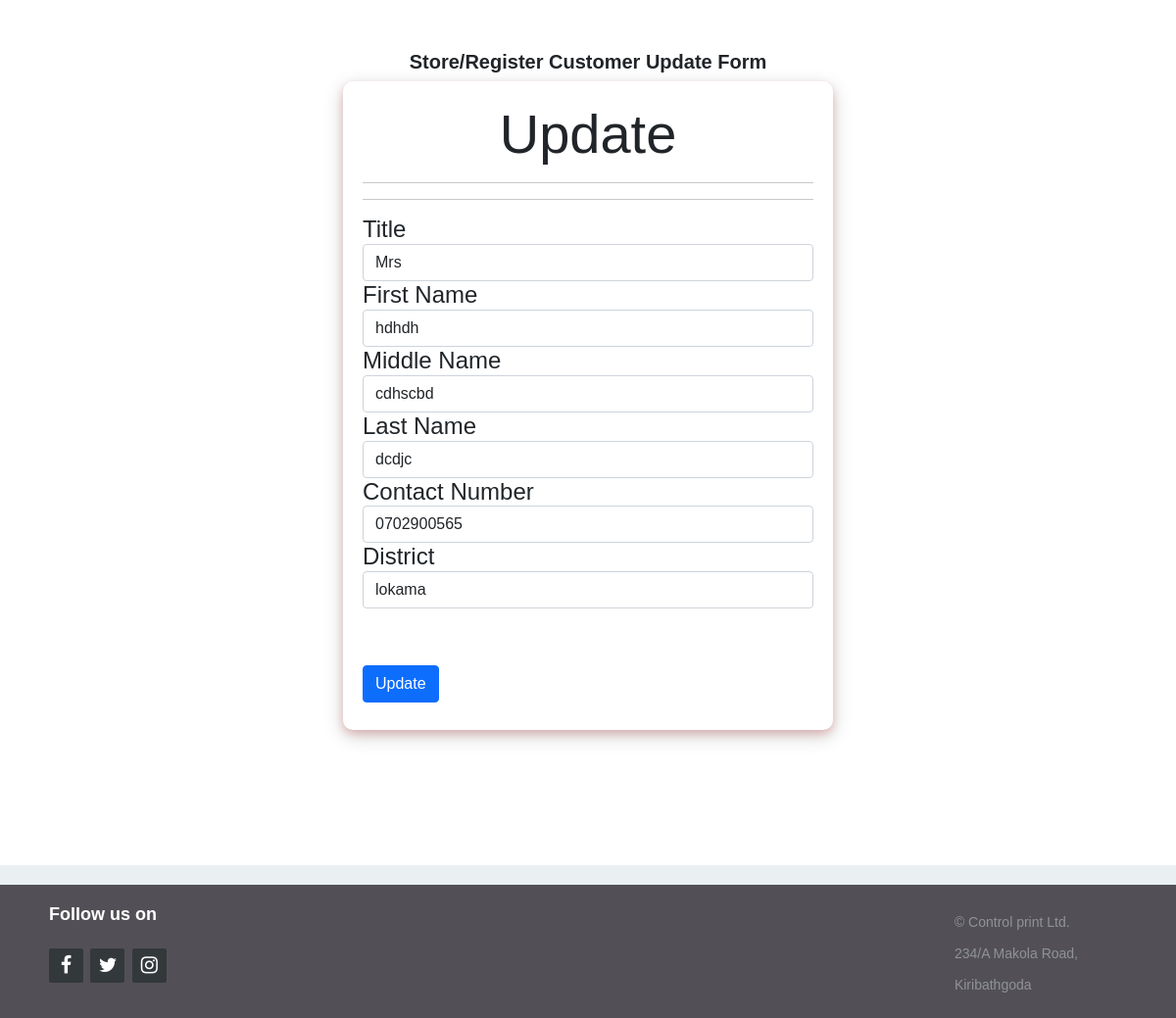
/update.php?id=12, run on the app's committed database.
### tables this page shows
CREATE TABLE `customer` (
  `id` int(11) NOT NULL,
  `title` varchar(20) DEFAULT NULL,
  `first_name` varchar(50) DEFAULT NULL,
  `middle_name` varchar(50) DEFAULT NULL,
  `last_name` varchar(50) DEFAULT NULL,
  `contact_no` varchar(10) DEFAULT NULL,
  `district` varchar(50) DEFAULT NULL
);

### php/update.php (called while the page is built, shortened)
<?php
if (isset($_GET['id'])) {
    include "db_conn.php";
    function validate($data)
    {
        $data = trim($data);
        $data = stripslashes($data);
        $data = htmlspecialchars($data);
        return $data;
    }
    $id = validate($_GET['id']);
    $sql = "SELECT * FROM customer  WHERE id=$id";
    $result = mysqli_query($conn, $sql);
    if (mysqli_num_rows($result) > 0) {
        $row = mysqli_fetch_assoc($result);
    } else {
        header("Location: read.php");
    }
} else {
    header("Location: read.php");
}

### update.php (the view, shortened to what this page needs)
<?php include 'php/update.php'; ?>
<!DOCTYPE html>
<html>
<head>
  <link href="https://cdn.jsdelivr.net/npm/bootstrap@5.0.0-beta3/dist/css/bootstrap.min.css" rel="stylesheet">
  <link rel="stylesheet" href="sstyle.css">
  <link rel="stylesheet" href="styles/footer.css">
  <link rel="stylesheet" href="http://maxcdn.bootstrapcdn.com/font-awesome/4.2.0/css/font-awesome.min.css">
</head>
<body>
  <link rel="stylesheet" type="text/css" href="styles/header.css">
  <br>
  <br>
  <h5><b>
      <center>Store/Register Customer Update Form</center>
    </b>
  </h5>
  <div class="container">
    <form action="php/update.php" method="post">
      <h4 class="display-4 text-center">Update<h4>
          <hr>
          <hr>
          <div class="form-group">
        <label for="name">Title</label>
        <select class="form-control " name ="title" data-toggle="dropdown"  id="title" required>
            <option value="Mrs" <?PHP if($row['title']=='Mrs'){ echo  "selected";}?>>Mrs</option>
        </select>
        </div>
          <div class="form-group">
            <label for="name">First Name</label>
            <input type="text" class="form-control" name="fname" value="<?= $row['first_name'] ?>" id="fname" required>
          </div>
          <div class="form-group">
            <label for="name">Middle Name</label>
            <input type="text" class="form-control" name="mname" value="<?= $row['middle_name'] ?>" id="mname" required>
          </div>
          <div class="form-group">
            <label for="name">Last Name</label>
            <input type="text" class="form-control" name="lname" value="<?= $row['last_name'] ?>" id="lname" required>
          </div>
          <div class="form-group">
            <label for="phone">Contact Number</label>
            <input type="text" class="form-control" id="phone" name="phone" value="<?= $row['contact_no']  ?>" required>
          </div>
          <div class="form-group">
            <label for="name">District</label>
            <input type="text" class="form-control" name="district" value="<?= $row['district'] ?>" id="district" required>
          </div>
          <br>
          <br>
          <button type="submit" name="update" class="btn btn-primary" onclick = "fun();">Update</button>
    </form>
  </div>
  <footer class="footer-distributed">
    <div class="footer-right">
      <p class="footer-company-about">
        <span>Follow us on</span>
      </p>
      <div class="footer-icons">
        <a href="#"><i class="fa fa-facebook"></i></a>
        <a href="#"><i class="fa fa-twitter"></i></a>
        <a href="#"><i class="fa fa-instagram"></i></a>
      </div>
    </div>
    <div class="footer-left">
      <div class="footer-company-name">
        <p>© Control print Ltd.</p>
        <p>234/A Makola Road,</p>
        <p>Kiribathgoda</p>
      </div>
    </div>
  </footer>
</body>
</html>

### sstyle.css (style rules this page uses)
body { margin: 0; padding: 0; background-size: cover; background-position: center; font-family: sans-serif; }
.container { min-height: 100vh; display: flex; justify-content: right; align-items: center; flex-direction: column; }
.container form { width: 500px; padding: 20px; border-radius: 10px; box-shadow: 0 4px 8px 0 rgba(204, 11, 11, 0.2), 0 6px 20px 0 rgba(0, 0, 0, 0.19); }

### styles/footer.css (style rules this page uses)
* { padding:0; margin:0; }
html { background-color: #eaf0f2; }
body { font:16px/1.6 Arial, sans-serif; }
footer { position: fixed; bottom: 0; }
.footer-distributed { background-color: rgba(44, 41, 47, 0.8); box-sizing: border-box; width: 100%; text-align: left; font: bold 16px sans-serif; padding: 20px 50px 10px 50px; margin-top: 20px; }
.footer-distributed .footer-left, .footer-distributed .footer-center, .footer-distributed .footer-right { display: inline-block; vertical-align: top; }
.footer-distributed .footer-left { width: 30%; }
.footer-distributed .footer-company-name { color: #8f9296; font-size: 14px; font-weight: normal; margin: 0; padding-left:200px; padding-top:10px; }
.footer-distributed .footer-right { width: 30%; }
.footer-distributed .footer-icons { margin-top: 25px; }
.footer-distributed .footer-icons a { display: inline-block; width: 35px; height: 35px; cursor: pointer; background-color: #33383b; border-radius: 2px; font-size: 20px; color: #ffffff; text-align: center; line-height: 35px; margin-right: 3px; margin-bottom: 5px; }
.footer-distributed .footer-company-about { line-height: 20px; color: #92999f; font-size: 13px; font-weight: normal; margin: 0; }
.footer-distributed .footer-company-about span { display: block; color: #ffffff; font-size: 18px; font-weight: bold; margin-bottom: 20px; }

### styles/header.css (style rules this page uses)
* { box-sizing: border-box; }
body { margin: 0; font-family: Arial, Helvetica, sans-serif; }

### data on the page
customer: title "Mrs", fname "hdhdh", mname "cdhscbd", lname "dcdjc", phone "0702900565", district "lokama"
